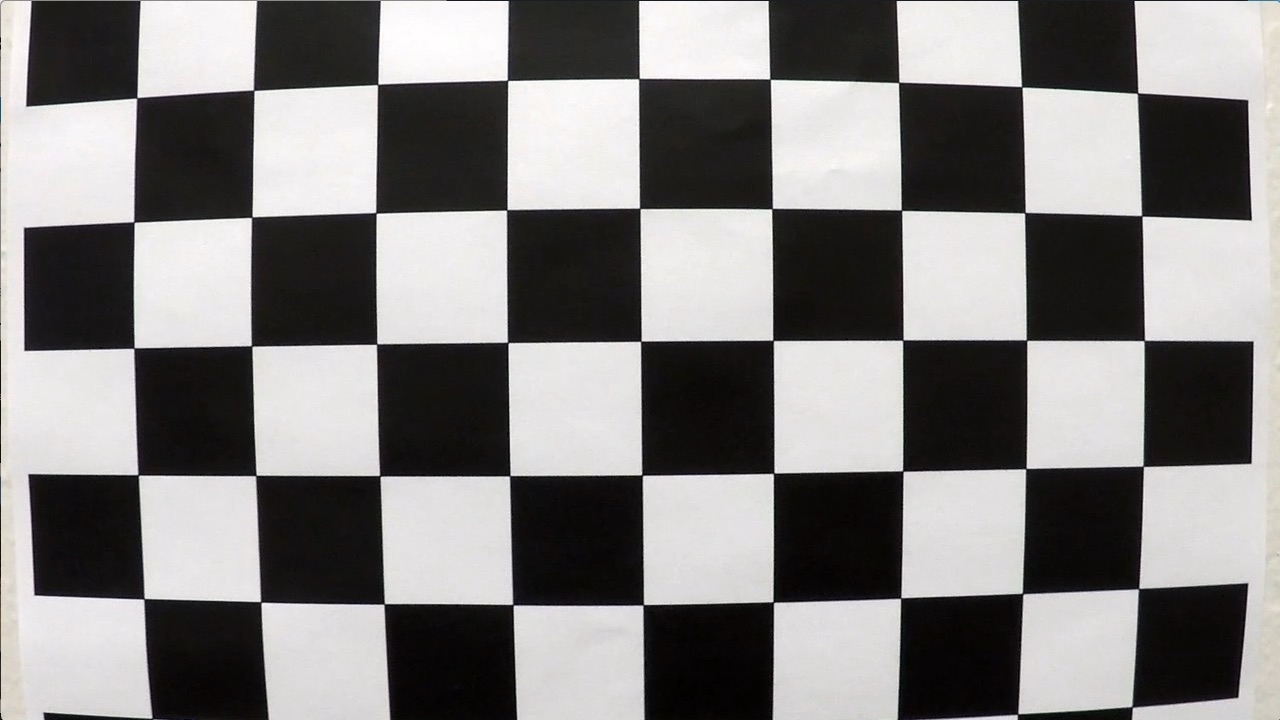
#> input picture CarND-Advanced-Lane-Lines/camera_cal/calibration1.jpg, 1280 x 720 px; its folder holds 5 pictures in this run
$ python camera_calib.py
#> lines starting #> are read from the running program, lines starting #| are printed output that depends on the picture; after the words box and inside, x2 and y2 are one past the last pixel; in counts of white or black regions, pixels touching at a corner belong together; pictures that were not available may be replaced by others from this repository, and a replacement may not be noted
import numpy as np
import cv2
import glob

"""
extract object points and image points for camera calibration
"""
def get_calib_points():
    # prepare object points, like (0,0,0), (1,0,0), (2,0,0) ....,(6,5,0)
    objp = np.zeros((6*9,3), np.float32)
    objp[:,:2] = np.mgrid[0:9,0:6].T.reshape(-1,2)

    # Arrays to store object points and image points from all the images.
    objpoints = [] # 3d points in real world space
    imgpoints = [] # 2d points in image plane.

    # Make a list of calibration images
    images = glob.glob('camera_cal/calibration*.jpg')
    # Step through the list and search for chessboard corners
    print('Finding corners and adding object and image points..')
    for idx, fname in enumerate(images):
        img = cv2.imread(fname)
        gray = cv2.cvtColor(img,cv2.COLOR_BGR2GRAY)

        # Find the chessboard corners
        ret, corners = cv2.findChessboardCorners(gray, (9,6),None)

        # If found, add object points, image points
        if ret == True:
            objpoints.append(objp)
            imgpoints.append(corners)

            img = cv2.drawChessboardCorners(img, (9,6), corners, ret)
            # cv2.imwrite('img_{}.png'.format(idx), img)
            # cv2.waitKey(500)

    cv2.destroyAllWindows()
    return objpoints, imgpoints

def get_coefficients(objpoints, imgpoints, img_size):
    # Do camera calibration given object points and image points
    # ret, mtx, dist, rvecs, tvecs = cv2.calibrateCamera(objpoints, imgpoints, img_size,None,None)
    return cv2.calibrateCamera(objpoints, imgpoints, img_size, None ,None)

def undistort_image(img, mtx, dist):
    dst = cv2.undistort(img, mtx, dist, None, mtx)
    return dst

if __name__ == '__main__':
    # Test undistortion on 2 images

    # Load images and compute their size
    img_chessboard = cv2.imread('camera_cal/calibration1.jpg')
#> img_chessboard is the input picture: shape (720, 1280, 3); mean B, G, R 127.8, 128.4, 130.1
    img_chessboard_size = (img_chessboard.shape[1], img_chessboard.shape[0])
#> img_chessboard_size = (1280, 720)
    img_road = cv2.imread('test_images/straight_lines1.jpg')
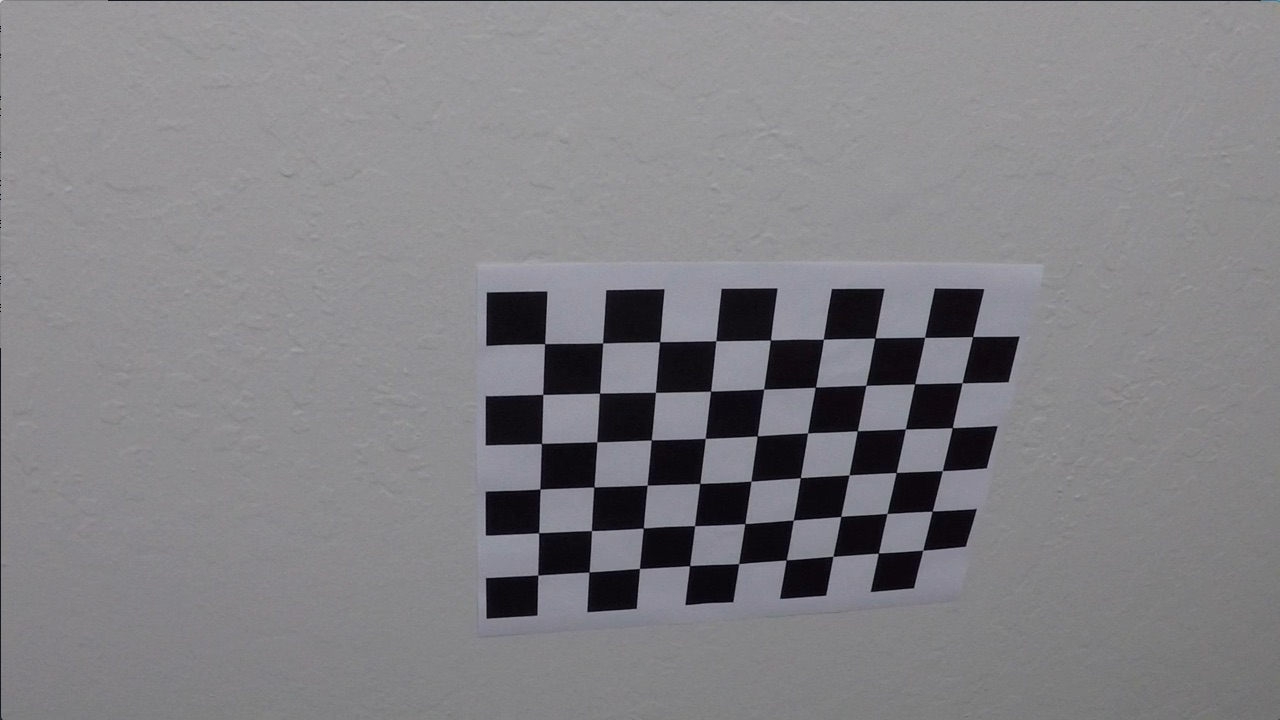
#> input picture CarND-Advanced-Lane-Lines/camera_cal/calibration10.jpg, 1280 x 720 px, given in place of straight_lines1.jpg, which was not available
#> img_road is the input picture: shape (720, 1280, 3); mean B, G, R 133.1, 129.4, 130.2
    img_road_size = (img_road.shape[1], img_road.shape[0])
#> img_road_size = (1280, 720)

    # Get calibration points (1 time op.)
    objpoints, imgpoints = get_calib_points()
#> in get_calib_points, `ret, corners = cv2.findChessboardCorners(gray, (9,6),None)`: ret = False; corners = None
#> pass 3 of the loop in get_calib_points, `for idx, fname in enumerate(images):`:
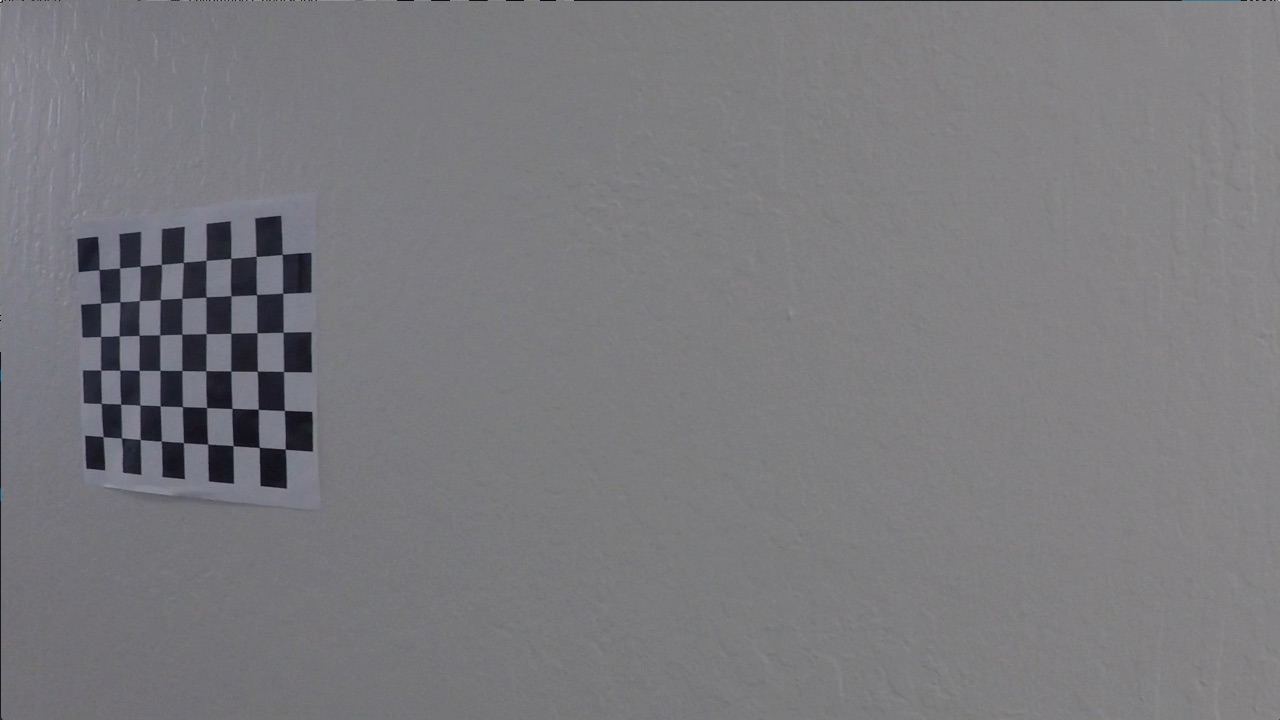
#> input picture CarND-Advanced-Lane-Lines/camera_cal/calibration11.jpg, 1280 x 720 px
#> in get_calib_points, img is the input picture: shape (720, 1280, 3); mean B, G, R 125.2, 121.7, 122.2
#> corners = 54 rows, first 8: [99.22, 269.6], [119.6, 268], [140.1, 266.1], [161.3, 264.5], [183.3, 262.5], [206.1, 260.3], [230.7, 258.2], [256.2, 256.3]
#> in get_calib_points, `img = cv2.drawChessboardCorners(img, (9,6), corners, ret)`:
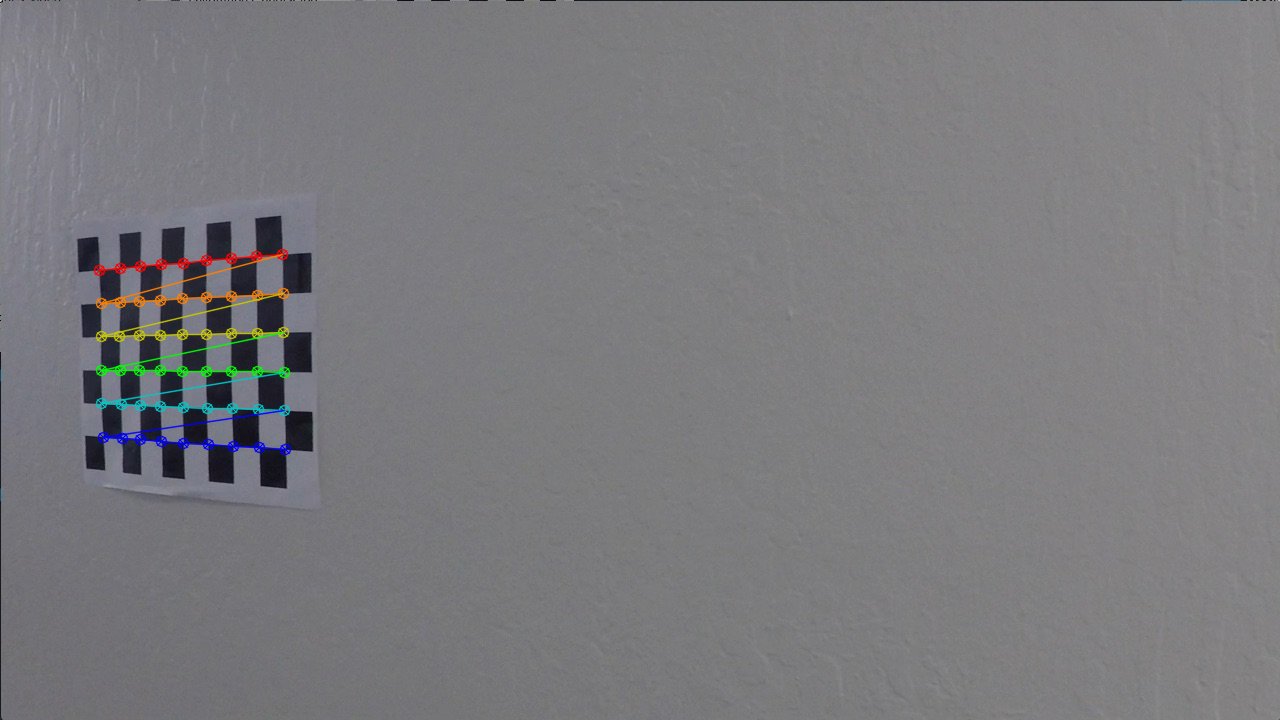
#> img: shape (720, 1280, 3); 1.11% of pixels changed, all inside (x1, y1, x2, y2) = (93, 248, 292, 456)
#> the loop made 5 passes; the first 3 are shown

    # undistort first image and save
    ret, mtx, dist, rvecs, tvecs = get_coefficients(objpoints, imgpoints, img_chessboard_size)
    undistorted_chessboard = undistort_image(img_chessboard, mtx, dist)
#> in undistort_image, `dst = cv2.undistort(img, mtx, dist, None, mtx)`:
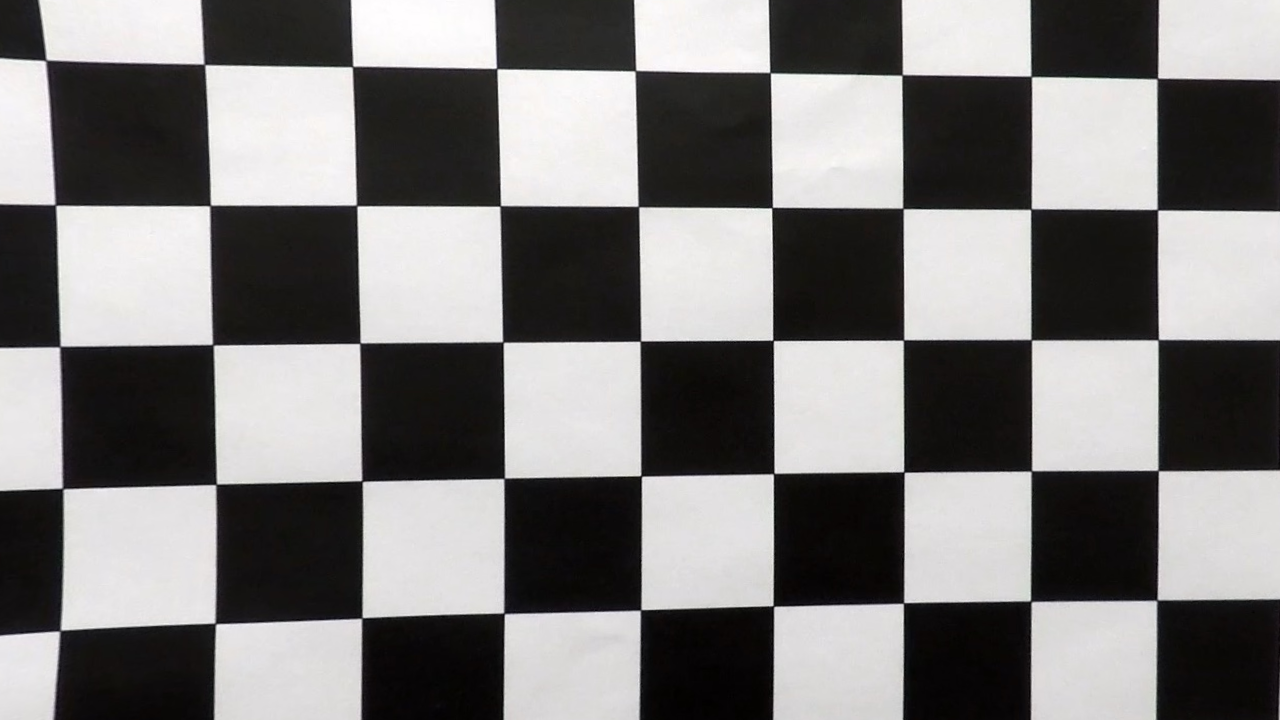
#> dst: shape (720, 1280, 3); mean B, G, R 123.1, 123.5, 125.1
    cv2.imwrite('output_images/calibration1.png', img_chessboard)
    cv2.imwrite('output_images/calibration1_undist.png', undistorted_chessboard)

    # undistort second image and save
    ret, mtx, dist, rvecs, tvecs = get_coefficients(objpoints, imgpoints, img_road_size)
    undistorted_road = undistort_image(img_road, mtx, dist)
#> in undistort_image (call 2), `dst = cv2.undistort(img, mtx, dist, None, mtx)`:
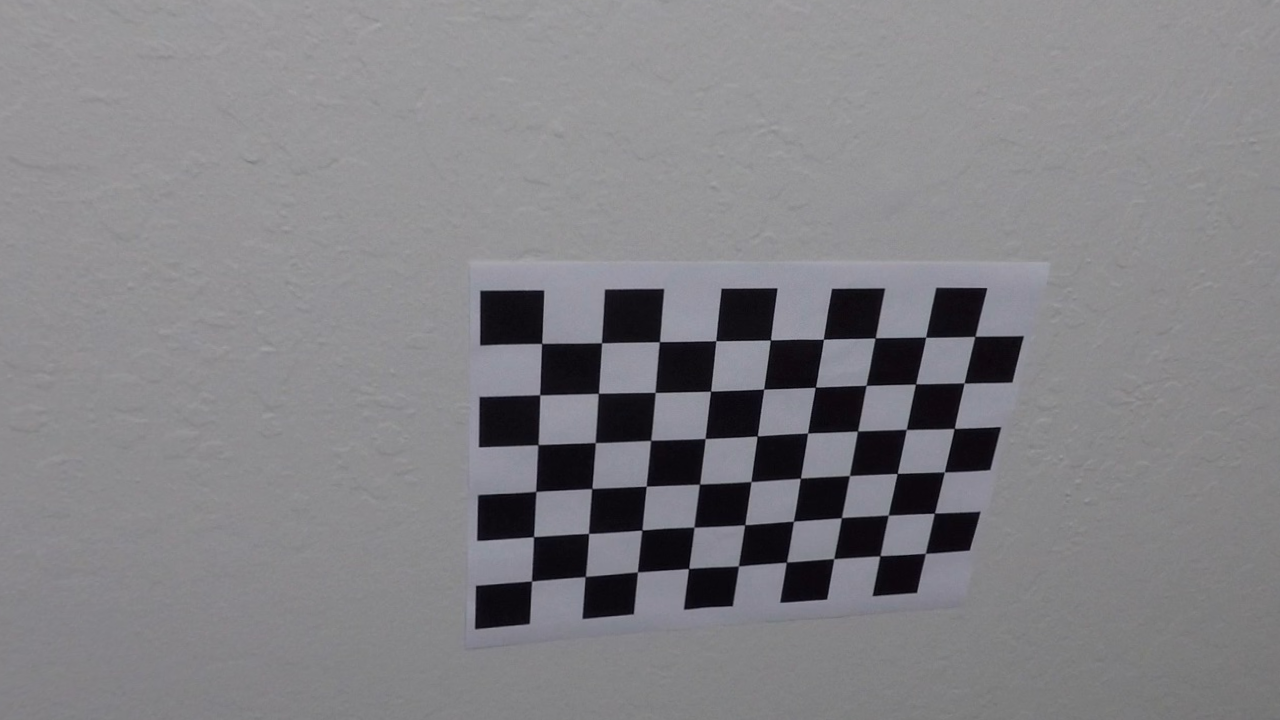
#> dst: shape (720, 1280, 3); mean B, G, R 133.3, 129.5, 130.4
    cv2.imwrite('output_images/straight_lines1.png', img_road)
    cv2.imwrite('output_images/straight_lines1_undist.png', undistorted_road)
